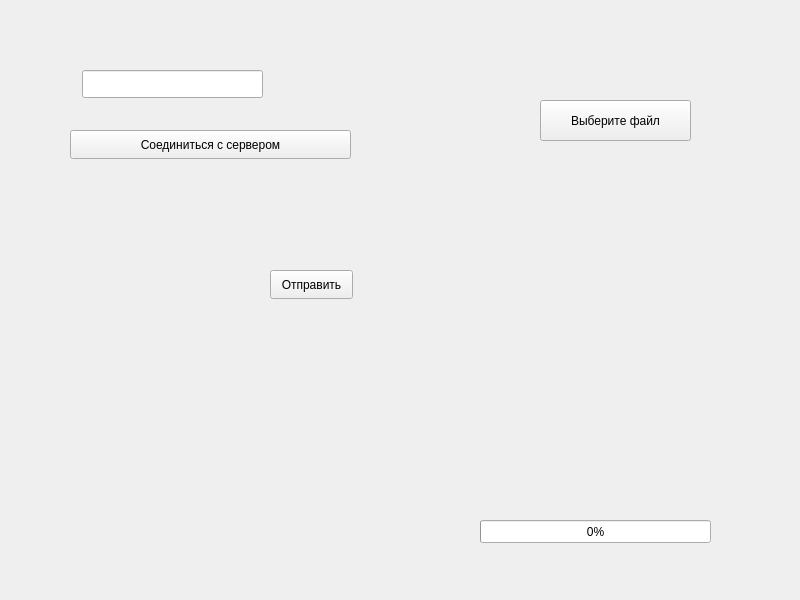
<?xml version="1.0" encoding="UTF-8"?>
<ui version="4.0">
 <class>MainWindow</class>
 <widget class="QMainWindow" name="MainWindow">
  <property name="geometry">
   <rect>
    <x>0</x>
    <y>0</y>
    <width>800</width>
    <height>600</height>
   </rect>
  </property>
  <property name="windowTitle">
   <string>MainWindow</string>
  </property>
  <widget class="QWidget" name="centralwidget">
   <widget class="QPushButton" name="selectFile">
    <property name="geometry">
     <rect>
      <x>540</x>
      <y>100</y>
      <width>151</width>
      <height>41</height>
     </rect>
    </property>
    <property name="text">
     <string>Выберите файл</string>
    </property>
   </widget>
   <widget class="QPushButton" name="connectToServer">
    <property name="geometry">
     <rect>
      <x>70</x>
      <y>130</y>
      <width>281</width>
      <height>29</height>
     </rect>
    </property>
    <property name="text">
     <string>Соединиться с сервером</string>
    </property>
   </widget>
   <widget class="QLineEdit" name="addrInput">
    <property name="geometry">
     <rect>
      <x>82</x>
      <y>70</y>
      <width>181</width>
      <height>28</height>
     </rect>
    </property>
   </widget>
   <widget class="QPushButton" name="send">
    <property name="geometry">
     <rect>
      <x>270</x>
      <y>270</y>
      <width>83</width>
      <height>29</height>
     </rect>
    </property>
    <property name="text">
     <string>Отправить</string>
    </property>
   </widget>
   <widget class="QProgressBar" name="progressBar">
    <property name="geometry">
     <rect>
      <x>480</x>
      <y>520</y>
      <width>231</width>
      <height>23</height>
     </rect>
    </property>
    <property name="value">
     <number>0</number>
    </property>
   </widget>
  </widget>
 </widget>
 <resources/>
 <connections/>
</ui>
